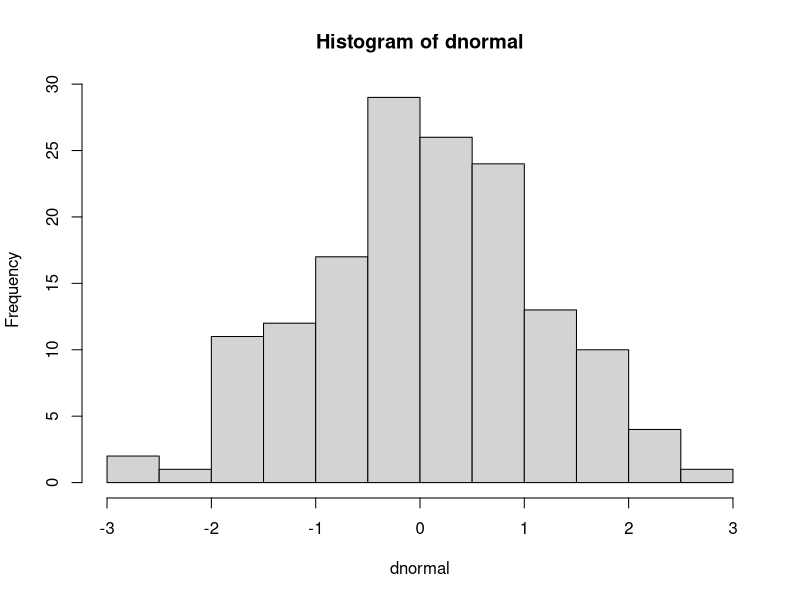
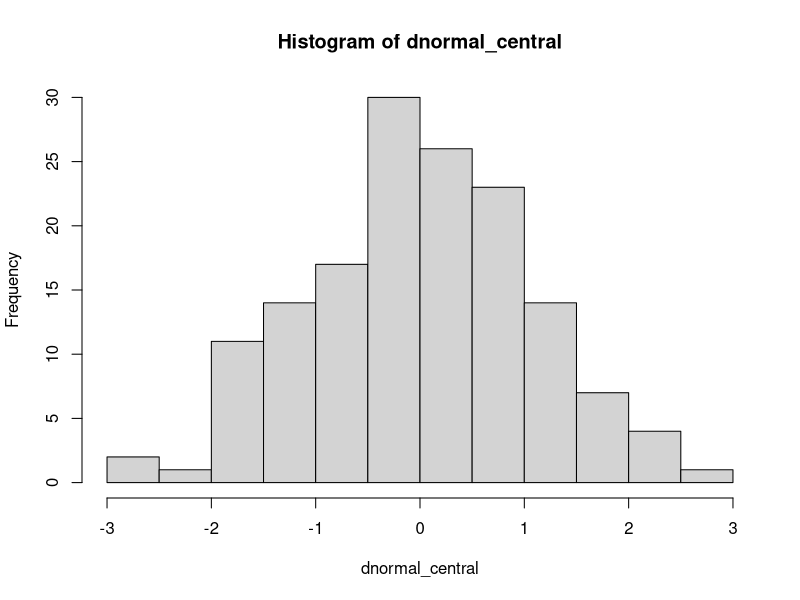

Here is the R script that generated these plots, in order:
# Atividades

# Criando um dataframe

nome <- c("Leticia", "Daniel", "Danillo", "Mariana")

idade <- c(23, 22, 25, 21)

cidade <- c("Paulista", "Recife", "Recife", "Jaboatão")

curso <- c("Ciência Política", "Direito", "Relações Internacionais", "Ciência Política")

instituicao <- c("UFPE", "Católica", "Estácio", "UFPE")

perfil_alunos <- data.frame(nome, idade, cidade, curso, instituicao)
str(perfil_alunos)
head(perfil_alunos)

# Criando variáveis

dnormal <- rnorm(150)
dnormal

dbinomial <- rbinom(150, 1, 0.3)
dbinomial

index <- seq(1, length(dbinomial))
index

# Amostragem e Bootstrapping

bootstrappingnormal50 <- replicate(50, sample(dnormal, 10, replace = TRUE))
bootstrappingnormal50

bootstrappingnormal75 <- replicate(75, sample(dnormal, 10, replace = TRUE))
bootstrappingnormal75

bootstrappingnormal100 <- replicate(100, sample(dnormal, 10, replace = TRUE))
bootstrappingnormal100


# Calculando com o R

hist(dnormal)

dnormal_central <- dnormal - mean(dnormal)
hist(dnormal_central)


# Indexação

dnormal[35]
dnormal[dnormal > 2 & dnormal < 3]
